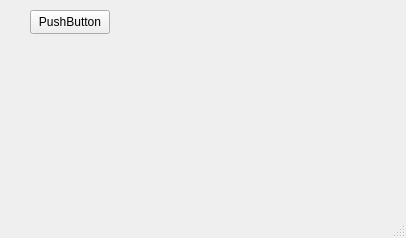
<?xml version="1.0" encoding="UTF-8"?>
<ui version="4.0">
 <class>MainWindow</class>
 <widget class="QMainWindow" name="MainWindow">
  <property name="geometry">
   <rect>
    <x>0</x>
    <y>0</y>
    <width>406</width>
    <height>238</height>
   </rect>
  </property>
  <property name="windowTitle">
   <string>MainWindow</string>
  </property>
  <widget class="QWidget" name="centralwidget">
   <widget class="QPushButton" name="pushButton">
    <property name="geometry">
     <rect>
      <x>30</x>
      <y>10</y>
      <width>80</width>
      <height>24</height>
     </rect>
    </property>
    <property name="text">
     <string>PushButton</string>
    </property>
   </widget>
  </widget>
  <widget class="QMenuBar" name="menubar">
   <property name="geometry">
    <rect>
     <x>0</x>
     <y>0</y>
     <width>406</width>
     <height>21</height>
    </rect>
   </property>
  </widget>
  <widget class="QStatusBar" name="statusbar"/>
 </widget>
 <resources/>
 <connections/>
</ui>
